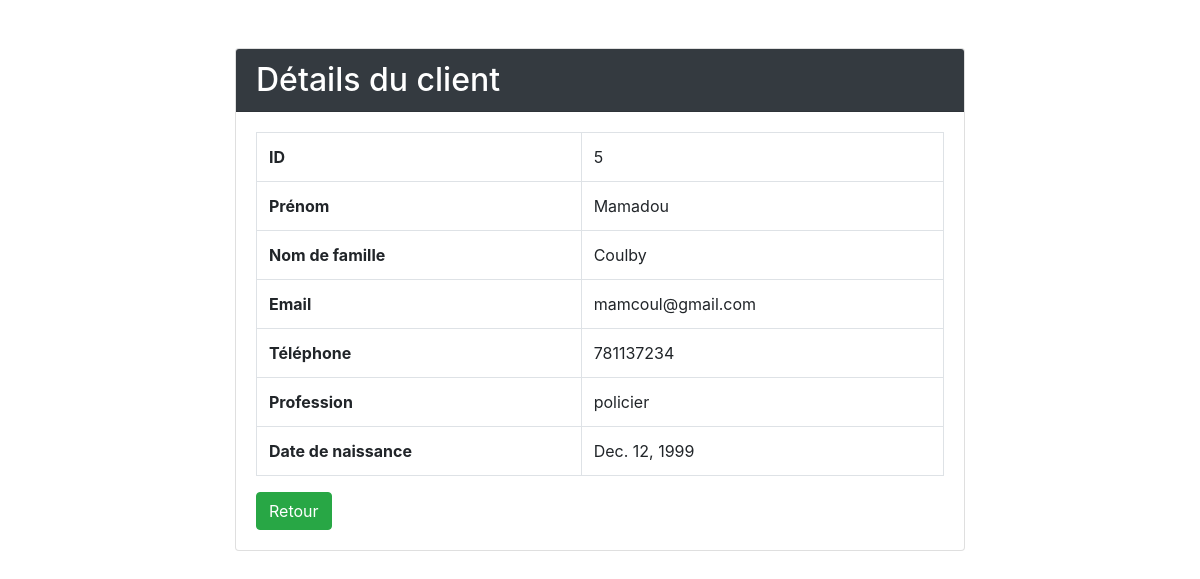
The page /Customers/show/5 on the database its author committed.
### Customers/models.py (models this page shows, shortened)
class Customer(models.Model):
    firstname = models.CharField(max_length=30) # name VARCHAR(30) NOT NULL
    lastname = models.CharField(max_length=30) # name VARCHAR(30) NOT NULL
    email = models.EmailField(max_length=30) # name VARCHAR(30) NOT NULL
    phone = models.CharField(max_length=30, null=True, blank=True)
    job = models.CharField(max_length=30)
    birthday = models.DateField(auto_now_add=False)

### Customers/views.py (the view)
# urls.py: path("show/<int:id>", show, name="c-show"),
def show(request,id):
    customer = Customer.objects.get(pk=id) # SELECT * FROM Customers WHERE id = id
    context = {
        'customer': customer
    }
    return render(request, "Customers/show.html", context)

### Customers/templates/Customers/show.html (shortened to what this page needs)
<!DOCTYPE html>
<html lang="en">
<head>
    <link rel="stylesheet" href="https://stackpath.bootstrapcdn.com/bootstrap/4.3.1/css/bootstrap.min.css">
</head>
<body>
    <div class="container mt-5">
        <div class="row justify-content-center">
            <div class="col-md-8">
                <div class="card">
                    <div class="card-header bg-dark text-white">
                        <h2 class="mb-0">Détails du client</h2>
                    </div>
                    <div class="card-body">
                        <table class="table table-bordered">
                            <tr>
                                <th>ID</th>
                                <td>{{ customer.id }}</td>
                            </tr>
                            <tr>
                                <th>Prénom</th>
                                <td>{{ customer.firstname }}</td>
                            </tr>
                            <tr>
                                <th>Nom de famille</th>
                                <td>{{ customer.lastname }}</td>
                            </tr>
                            <tr>
                                <th>Email</th>
                                <td>{{ customer.email }}</td>
                            </tr>
                            <tr>
                                <th>Téléphone</th>
                                <td>{{ customer.phone }}</td>
                            </tr>
                            <tr>
                                <th>Profession</th>
                                <td>{{ customer.job }}</td>
                            </tr>
                            <tr>
                                <th>Date de naissance</th>
                                <td>{{ customer.birthday }}</td>
                            </tr>
                        </table>
                        <a href="{% url 'c-list' %}" class="btn btn-success">Retour</a>
                    </div>
                </div>
            </div>
        </div>
    </div>
</body>
</html>

### rows shown on the page
Customer: id "5", firstname "Mamadou", lastname "Coulby", email "mamcoul@gmail.com", phone "781137234", job "policier", birthday "Dec. 12, 1999"
